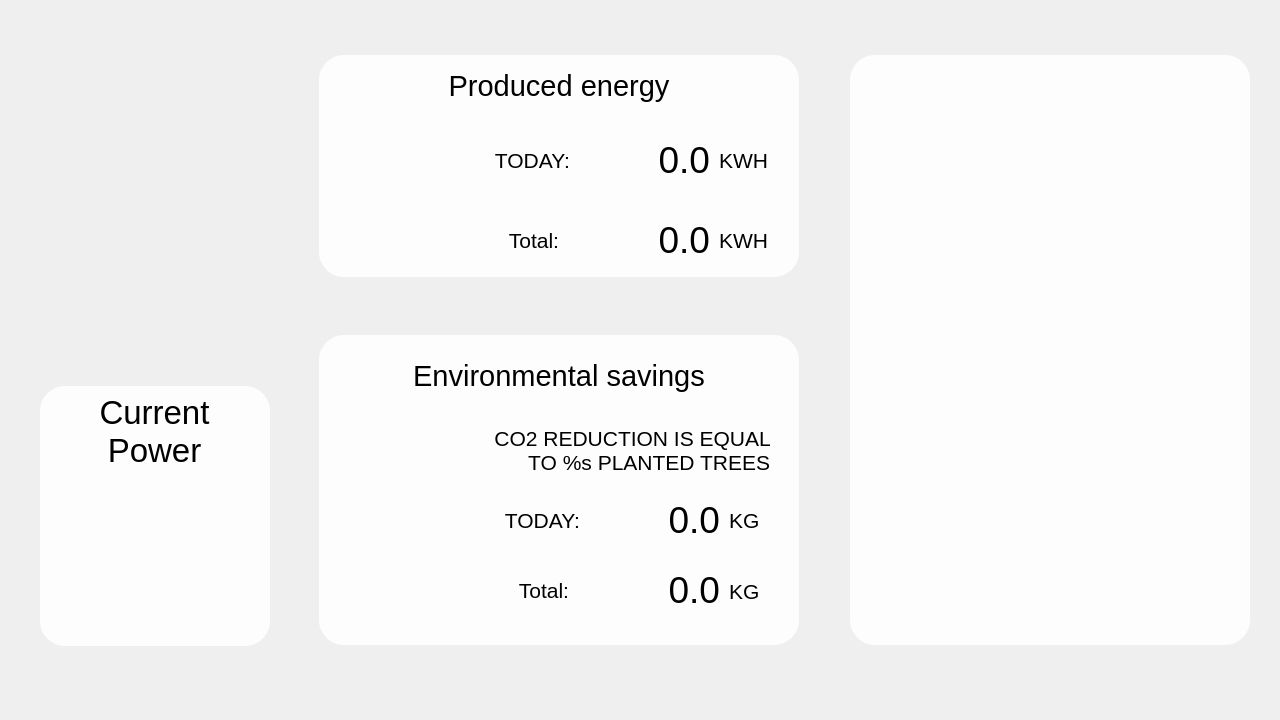
<?xml version="1.0" encoding="UTF-8"?>
<ui version="4.0">
 <class>SolarMonitorClass</class>
 <widget class="QMainWindow" name="SolarMonitorClass">
  <property name="enabled">
   <bool>true</bool>
  </property>
  <property name="geometry">
   <rect>
    <x>0</x>
    <y>0</y>
    <width>1280</width>
    <height>720</height>
   </rect>
  </property>
  <property name="sizePolicy">
   <sizepolicy hsizetype="Fixed" vsizetype="Fixed">
    <horstretch>0</horstretch>
    <verstretch>0</verstretch>
   </sizepolicy>
  </property>
  <property name="font">
   <font>
    <family>MS Sans Serif</family>
   </font>
  </property>
  <property name="contextMenuPolicy">
   <enum>Qt::NoContextMenu</enum>
  </property>
  <property name="windowTitle">
   <string>SolarMonitorClient</string>
  </property>
  <property name="autoFillBackground">
   <bool>false</bool>
  </property>
  <property name="styleSheet">
   <string notr="true"/>
  </property>
  <widget class="QWidget" name="centralWidget">
   <property name="sizePolicy">
    <sizepolicy hsizetype="Fixed" vsizetype="Fixed">
     <horstretch>0</horstretch>
     <verstretch>0</verstretch>
    </sizepolicy>
   </property>
   <property name="autoFillBackground">
    <bool>false</bool>
   </property>
   <property name="styleSheet">
    <string notr="true"/>
   </property>
   <widget class="QLabel" name="company_logo">
    <property name="geometry">
     <rect>
      <x>35</x>
      <y>70</y>
      <width>200</width>
      <height>220</height>
     </rect>
    </property>
    <property name="styleSheet">
     <string notr="true">background-image: url(&quot;./img/logo_eng.png&quot;) no-repeat center center stretch; border-radius: 0px; background-color: rgba(0, 0, 0, 0)</string>
    </property>
    <property name="text">
     <string/>
    </property>
   </widget>
   <widget class="QGroupBox" name="Power_groupBox">
    <property name="geometry">
     <rect>
      <x>40</x>
      <y>386</y>
      <width>230</width>
      <height>260</height>
     </rect>
    </property>
    <property name="styleSheet">
     <string notr="true">background:white;background-color: rgba( 255, 255, 255, 225);border-radius: 25px</string>
    </property>
    <property name="title">
     <string/>
    </property>
    <widget class="QtCharts::QChartView" name="PowerChart_widget" native="true">
     <property name="geometry">
      <rect>
       <x>0</x>
       <y>0</y>
       <width>230</width>
       <height>260</height>
      </rect>
     </property>
     <property name="toolTip">
      <string/>
     </property>
     <property name="autoFillBackground">
      <bool>false</bool>
     </property>
     <property name="styleSheet">
      <string notr="true">background-image: url(&quot;&quot;); background-color: rgba( 255, 255, 255, 0 )</string>
     </property>
     <widget class="QLabel" name="label_Power_title">
      <property name="geometry">
       <rect>
        <x>19</x>
        <y>10</y>
        <width>191</width>
        <height>70</height>
       </rect>
      </property>
      <property name="font">
       <font>
        <pointsize>25</pointsize>
       </font>
      </property>
      <property name="text">
       <string>Current Power</string>
      </property>
      <property name="scaledContents">
       <bool>false</bool>
      </property>
      <property name="alignment">
       <set>Qt::AlignCenter</set>
      </property>
      <property name="wordWrap">
       <bool>true</bool>
      </property>
     </widget>
    </widget>
   </widget>
   <widget class="QGroupBox" name="Env_groupBox">
    <property name="geometry">
     <rect>
      <x>319</x>
      <y>335</y>
      <width>480</width>
      <height>310</height>
     </rect>
    </property>
    <property name="styleSheet">
     <string notr="true">background:white;background-color: rgba( 255, 255, 255, 225);border-radius: 25px</string>
    </property>
    <property name="title">
     <string/>
    </property>
    <widget class="QLabel" name="label_static_EnvTitle">
     <property name="geometry">
      <rect>
       <x>0</x>
       <y>15</y>
       <width>480</width>
       <height>51</height>
      </rect>
     </property>
     <property name="font">
      <font>
       <family>MS Sans Serif</family>
       <pointsize>22</pointsize>
      </font>
     </property>
     <property name="styleSheet">
      <string notr="true">background-image: url(&quot;&quot;); border-radius: 0px; background-color: rgba(0, 0, 0, 0)</string>
     </property>
     <property name="text">
      <string>Environmental savings</string>
     </property>
     <property name="alignment">
      <set>Qt::AlignCenter</set>
     </property>
     <property name="wordWrap">
      <bool>true</bool>
     </property>
    </widget>
    <widget class="QLabel" name="label_CO_Total">
     <property name="geometry">
      <rect>
       <x>250</x>
       <y>230</y>
       <width>151</width>
       <height>50</height>
      </rect>
     </property>
     <property name="font">
      <font>
       <family>MS Sans Serif</family>
       <pointsize>28</pointsize>
       <weight>50</weight>
       <bold>false</bold>
      </font>
     </property>
     <property name="styleSheet">
      <string notr="true">background-image: url(&quot;&quot;); border-radius: 0px; background-color: rgba(0, 0, 0, 0)</string>
     </property>
     <property name="text">
      <string>0.0</string>
     </property>
     <property name="alignment">
      <set>Qt::AlignRight|Qt::AlignTrailing|Qt::AlignVCenter</set>
     </property>
    </widget>
    <widget class="QLabel" name="label_static_EnvTotal">
     <property name="geometry">
      <rect>
       <x>20</x>
       <y>230</y>
       <width>230</width>
       <height>50</height>
      </rect>
     </property>
     <property name="font">
      <font>
       <family>MS Sans Serif</family>
       <pointsize>16</pointsize>
      </font>
     </property>
     <property name="styleSheet">
      <string notr="true">background-image: url(&quot;&quot;); border-radius: 0px; background-color: rgba(0, 0, 0, 0)</string>
     </property>
     <property name="inputMethodHints">
      <set>Qt::ImhNone</set>
     </property>
     <property name="text">
      <string>Total:</string>
     </property>
     <property name="alignment">
      <set>Qt::AlignRight|Qt::AlignTrailing|Qt::AlignVCenter</set>
     </property>
     <property name="wordWrap">
      <bool>true</bool>
     </property>
    </widget>
    <widget class="QLabel" name="label_static_EnvToday">
     <property name="geometry">
      <rect>
       <x>160</x>
       <y>170</y>
       <width>101</width>
       <height>31</height>
      </rect>
     </property>
     <property name="font">
      <font>
       <family>MS Sans Serif</family>
       <pointsize>16</pointsize>
      </font>
     </property>
     <property name="styleSheet">
      <string notr="true">background-image: url(&quot;&quot;); border-radius: 0px; background-color: rgba(0, 0, 0, 0)</string>
     </property>
     <property name="text">
      <string>TODAY:</string>
     </property>
     <property name="alignment">
      <set>Qt::AlignRight|Qt::AlignTrailing|Qt::AlignVCenter</set>
     </property>
    </widget>
    <widget class="QLabel" name="label_CO2_Today">
     <property name="geometry">
      <rect>
       <x>250</x>
       <y>160</y>
       <width>151</width>
       <height>50</height>
      </rect>
     </property>
     <property name="font">
      <font>
       <family>MS Sans Serif</family>
       <pointsize>28</pointsize>
      </font>
     </property>
     <property name="styleSheet">
      <string notr="true">background-image: url(&quot;&quot;); border-radius: 0px; background-color: rgba(0, 0, 0, 0)</string>
     </property>
     <property name="text">
      <string>0.0</string>
     </property>
     <property name="alignment">
      <set>Qt::AlignRight|Qt::AlignTrailing|Qt::AlignVCenter</set>
     </property>
    </widget>
    <widget class="QLabel" name="label_PlantedTrees">
     <property name="geometry">
      <rect>
       <x>160</x>
       <y>70</y>
       <width>291</width>
       <height>91</height>
      </rect>
     </property>
     <property name="font">
      <font>
       <family>MS Sans Serif</family>
       <pointsize>16</pointsize>
      </font>
     </property>
     <property name="styleSheet">
      <string notr="true">background-image: url(&quot;&quot;); border-radius: 0px; background-color: rgba(0, 0, 0, 0)</string>
     </property>
     <property name="text">
      <string>CO2 REDUCTION IS EQUAL TO %s PLANTED TREES</string>
     </property>
     <property name="textFormat">
      <enum>Qt::AutoText</enum>
     </property>
     <property name="scaledContents">
      <bool>false</bool>
     </property>
     <property name="alignment">
      <set>Qt::AlignRight|Qt::AlignTrailing|Qt::AlignVCenter</set>
     </property>
     <property name="wordWrap">
      <bool>true</bool>
     </property>
    </widget>
    <widget class="QLabel" name="env_logo">
     <property name="geometry">
      <rect>
       <x>50</x>
       <y>100</y>
       <width>100</width>
       <height>90</height>
      </rect>
     </property>
     <property name="styleSheet">
      <string notr="true">background-image: url(&quot;./img/env_logo.png&quot;); border-radius: 0px; background-color: rgba(0, 0, 0, 0)</string>
     </property>
     <property name="text">
      <string/>
     </property>
    </widget>
    <widget class="QLabel" name="label_CO_Total_unit">
     <property name="geometry">
      <rect>
       <x>410</x>
       <y>241</y>
       <width>61</width>
       <height>31</height>
      </rect>
     </property>
     <property name="font">
      <font>
       <family>MS Sans Serif</family>
       <pointsize>16</pointsize>
      </font>
     </property>
     <property name="styleSheet">
      <string notr="true">background-image: url(&quot;&quot;); border-radius: 0px; background-color: rgba(0, 0, 0, 0)</string>
     </property>
     <property name="text">
      <string>KG</string>
     </property>
     <property name="alignment">
      <set>Qt::AlignLeading|Qt::AlignLeft|Qt::AlignVCenter</set>
     </property>
    </widget>
    <widget class="QLabel" name="label_CO2_Today_unit">
     <property name="geometry">
      <rect>
       <x>410</x>
       <y>170</y>
       <width>61</width>
       <height>31</height>
      </rect>
     </property>
     <property name="font">
      <font>
       <family>MS Sans Serif</family>
       <pointsize>16</pointsize>
      </font>
     </property>
     <property name="styleSheet">
      <string notr="true">background-image: url(&quot;&quot;); border-radius: 0px; background-color: rgba(0, 0, 0, 0)</string>
     </property>
     <property name="text">
      <string>KG</string>
     </property>
     <property name="alignment">
      <set>Qt::AlignLeading|Qt::AlignLeft|Qt::AlignVCenter</set>
     </property>
    </widget>
   </widget>
   <widget class="QGroupBox" name="Charts_groupBox">
    <property name="geometry">
     <rect>
      <x>850</x>
      <y>55</y>
      <width>400</width>
      <height>590</height>
     </rect>
    </property>
    <property name="styleSheet">
     <string notr="true">background:white;background-color: rgba( 255, 255, 255, 225);border-radius: 25px</string>
    </property>
    <property name="title">
     <string/>
    </property>
    <widget class="QtCharts::QChartView" name="MonthChart_widget" native="true">
     <property name="geometry">
      <rect>
       <x>-20</x>
       <y>260</y>
       <width>441</width>
       <height>341</height>
      </rect>
     </property>
     <property name="autoFillBackground">
      <bool>false</bool>
     </property>
     <property name="styleSheet">
      <string notr="true">background-image: url(&quot;&quot;); background-color: rgba( 255, 255, 255, 0 )</string>
     </property>
    </widget>
    <widget class="QtCharts::QChartView" name="HourChart_widget" native="true">
     <property name="geometry">
      <rect>
       <x>-20</x>
       <y>-20</y>
       <width>441</width>
       <height>321</height>
      </rect>
     </property>
     <property name="autoFillBackground">
      <bool>false</bool>
     </property>
     <property name="styleSheet">
      <string notr="true">background-image: url(&quot;&quot;); background-color: rgba( 255, 255, 255, 0 )</string>
     </property>
    </widget>
   </widget>
   <widget class="QGroupBox" name="Eng_groupBox">
    <property name="geometry">
     <rect>
      <x>319</x>
      <y>55</y>
      <width>480</width>
      <height>222</height>
     </rect>
    </property>
    <property name="styleSheet">
     <string notr="true">background:white;background-color: rgba( 255, 255, 255, 225);border-radius: 25px</string>
    </property>
    <property name="title">
     <string/>
    </property>
    <widget class="QLabel" name="label_static_EnergyTotal">
     <property name="geometry">
      <rect>
       <x>10</x>
       <y>160</y>
       <width>230</width>
       <height>50</height>
      </rect>
     </property>
     <property name="font">
      <font>
       <family>MS Sans Serif</family>
       <pointsize>16</pointsize>
      </font>
     </property>
     <property name="styleSheet">
      <string notr="true">background-image: url(&quot;&quot;); border-radius: 0px; background-color: rgba(0, 0, 0, 0)</string>
     </property>
     <property name="text">
      <string>Total:</string>
     </property>
     <property name="alignment">
      <set>Qt::AlignRight|Qt::AlignTrailing|Qt::AlignVCenter</set>
     </property>
     <property name="wordWrap">
      <bool>true</bool>
     </property>
    </widget>
    <widget class="QLabel" name="label_TotalEnergy">
     <property name="geometry">
      <rect>
       <x>250</x>
       <y>160</y>
       <width>141</width>
       <height>50</height>
      </rect>
     </property>
     <property name="maximumSize">
      <size>
       <width>16777208</width>
       <height>16777215</height>
      </size>
     </property>
     <property name="font">
      <font>
       <family>MS Sans Serif</family>
       <pointsize>28</pointsize>
      </font>
     </property>
     <property name="styleSheet">
      <string notr="true">background-image: url(&quot;&quot;); border-radius: 0px; background-color: rgba(0, 0, 0, 0)</string>
     </property>
     <property name="text">
      <string>0.0</string>
     </property>
     <property name="alignment">
      <set>Qt::AlignRight|Qt::AlignTrailing|Qt::AlignVCenter</set>
     </property>
    </widget>
    <widget class="QLabel" name="label_static_EnergyTitle">
     <property name="geometry">
      <rect>
       <x>0</x>
       <y>10</y>
       <width>480</width>
       <height>41</height>
      </rect>
     </property>
     <property name="font">
      <font>
       <family>MS Sans Serif</family>
       <pointsize>22</pointsize>
      </font>
     </property>
     <property name="styleSheet">
      <string notr="true">background-image: url(&quot;&quot;); border-radius: 0px; background-color: rgba(0, 0, 0, 0)</string>
     </property>
     <property name="text">
      <string>Produced energy</string>
     </property>
     <property name="alignment">
      <set>Qt::AlignCenter</set>
     </property>
     <property name="wordWrap">
      <bool>true</bool>
     </property>
    </widget>
    <widget class="QLabel" name="label_TodayEnergy">
     <property name="geometry">
      <rect>
       <x>250</x>
       <y>80</y>
       <width>141</width>
       <height>50</height>
      </rect>
     </property>
     <property name="font">
      <font>
       <family>MS Sans Serif</family>
       <pointsize>28</pointsize>
      </font>
     </property>
     <property name="styleSheet">
      <string notr="true">background-image: url(&quot;&quot;); border-radius: 0px; background-color: rgba(0, 0, 0, 0)</string>
     </property>
     <property name="text">
      <string>0.0</string>
     </property>
     <property name="alignment">
      <set>Qt::AlignRight|Qt::AlignTrailing|Qt::AlignVCenter</set>
     </property>
    </widget>
    <widget class="QLabel" name="label_static_EnergyToday">
     <property name="geometry">
      <rect>
       <x>150</x>
       <y>90</y>
       <width>101</width>
       <height>31</height>
      </rect>
     </property>
     <property name="font">
      <font>
       <family>MS Sans Serif</family>
       <pointsize>16</pointsize>
      </font>
     </property>
     <property name="styleSheet">
      <string notr="true">background-image: url(&quot;&quot;); border-radius: 0px; background-color: rgba(0, 0, 0, 0)</string>
     </property>
     <property name="text">
      <string>TODAY:</string>
     </property>
     <property name="alignment">
      <set>Qt::AlignRight|Qt::AlignTrailing|Qt::AlignVCenter</set>
     </property>
    </widget>
    <widget class="QLabel" name="energy_logo">
     <property name="geometry">
      <rect>
       <x>50</x>
       <y>60</y>
       <width>100</width>
       <height>90</height>
      </rect>
     </property>
     <property name="styleSheet">
      <string notr="true">background-image: url(&quot;./img/energy_logo.png&quot;);border-radius: 0px; background-color: rgba(0, 0, 0, 0)</string>
     </property>
     <property name="text">
      <string/>
     </property>
    </widget>
    <widget class="QLabel" name="label_TodayEnergy_unit">
     <property name="geometry">
      <rect>
       <x>400</x>
       <y>90</y>
       <width>71</width>
       <height>31</height>
      </rect>
     </property>
     <property name="font">
      <font>
       <family>MS Sans Serif</family>
       <pointsize>16</pointsize>
      </font>
     </property>
     <property name="styleSheet">
      <string notr="true">background-image: url(&quot;&quot;); border-radius: 0px; background-color: rgba(0, 0, 0, 0)</string>
     </property>
     <property name="text">
      <string>KWH</string>
     </property>
     <property name="alignment">
      <set>Qt::AlignLeading|Qt::AlignLeft|Qt::AlignVCenter</set>
     </property>
    </widget>
    <widget class="QLabel" name="label_TotalEnergy_unit">
     <property name="geometry">
      <rect>
       <x>400</x>
       <y>175</y>
       <width>71</width>
       <height>21</height>
      </rect>
     </property>
     <property name="font">
      <font>
       <family>MS Sans Serif</family>
       <pointsize>16</pointsize>
      </font>
     </property>
     <property name="styleSheet">
      <string notr="true">background-image: url(&quot;&quot;); border-radius: 0px; background-color: rgba(0, 0, 0, 0)</string>
     </property>
     <property name="text">
      <string>KWH</string>
     </property>
     <property name="alignment">
      <set>Qt::AlignLeading|Qt::AlignLeft|Qt::AlignVCenter</set>
     </property>
    </widget>
   </widget>
  </widget>
 </widget>
 <layoutdefault spacing="6" margin="11"/>
 <customwidgets>
  <customwidget>
   <class>QtCharts::QChartView</class>
   <extends>QWidget</extends>
   <header location="global">QtCharts/QChartView</header>
   <container>1</container>
  </customwidget>
 </customwidgets>
 <resources/>
 <connections/>
</ui>
